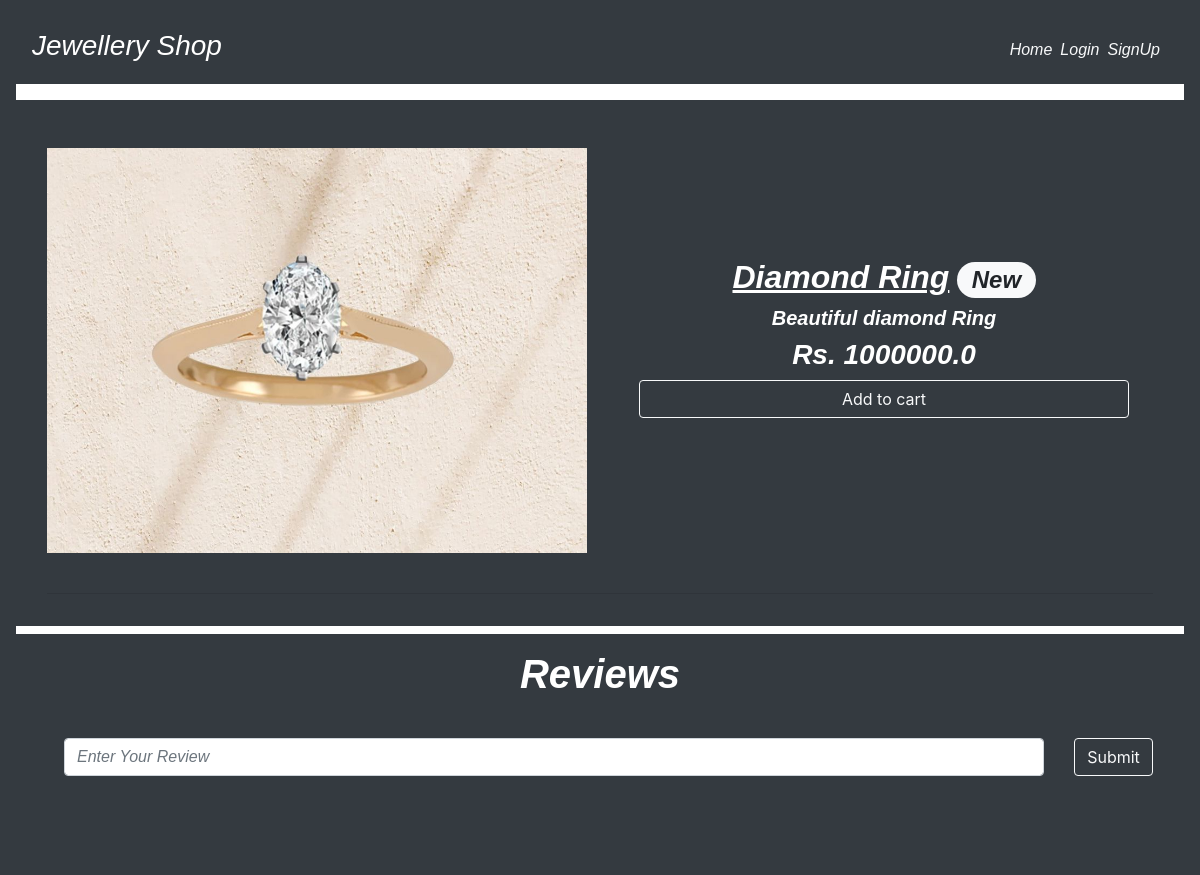
The page /design/Jewellery_Shop on the database its author committed.
### main/models.py (models this page shows, shortened)
class Item(models.Model):
    LABELS = (
        ('BestSeller', 'BestSeller'),
        ('New', 'New'),
        ('Unique', 'Unique'),
        ('Antique', 'Antique'),
    )
    title = models.CharField(max_length=150)
    description = models.CharField(max_length=250,blank=True)
    price = models.FloatField()
    pieces = models.IntegerField(default=6)
    image = models.ImageField(default='default.png', upload_to='images/')
    labels = models.CharField(max_length=25, choices=LABELS, blank=True)
    slug = models.SlugField(default="Jewellery_Shop")
    created_by = models.ForeignKey(User, on_delete=models.CASCADE)
    Email = models.CharField(max_length=150, null=True)

### main/views.py (the view)
# urls.py: path('design/<slug>', views.menuDetail, name='design'),
def menuDetail(request, slug):
    item = Item.objects.filter(slug=slug).first()
    reviews = Reviews.objects.filter(rslug=slug).order_by('-id')[:7]
    context = {
        'item' : item,
        'reviews' : reviews,
    }
    return render(request, 'main/design.html', context)

### main/templates/main/design.html (shortened to what this page needs)
{% extends "main/layout.html" %}
{% block content %}
<div class="dishes">
  <main class="mt-3 pt-4 main p-3 mb-2 bg-dark text-white">
    <div class="container dark-grey-text">
      <div class="row wow fadeIn">
        <div class="col-md-6 mb-4">
          <img src="{{ item.image.url }}" class="img-fluid mt-4" alt="">
        </div>
        <div class="col-md-6 mb-4 information">
          <div class="p-4 content">
            <div class="mt-0">
                <h2 style=" color: white; font-weight: bold; font-style: italic; font-family: sans-serif; "><u>{{ item.title }}</u><span class="badge badge-pill badge-light ml-2">{{ item.labels }}</span></h2>
            </div>
            <div class="lead">
              {% if item.description %}
              <h5 style="color: white; font-weight: bold; font-style: italic; font-family: sans-serif; ">{{ item.description }}</h5>
              {% endif %}
              <h3 style="color: white; font-weight: bold; font-style: italic; font-family: sans-serif; ">Rs. {{ item.price }}</h3>
            </div>
            <a href="{% url 'main:add-to-cart' item.slug %}" class="btn btn-outline-light btn-md my-0 p">Add to cart</a>
          </div>
        </div>
      </div>
      <hr>
    </div>
  </main>
  <div class="p-3 mb-2 bg-dark text-white">
    <h1 style="color: white; font-weight: bold; font-style: italic; font-family: sans-serif; " class="text-center">Reviews</h1>
    <form action="{% url 'main:add_reviews' %}" method="POST" class="mb-3 p-3 mb-2 bg-dark text-white">
      <div class="row p-3 mb-2 bg-dark text-white">
        <div class="col-sm-11 ">
          <input style="font-style: italic; font-family: sans-serif; " type="text" name="review" class="form-control" placeholder="Enter Your Review">
        </div>
        <div class="col-sm-1">
          <button type="submit" class="btn btn-outline-light">Submit</button>
        </div>
      </div>
    </form>
  </div>
</div>
{% endblock content %}

### main/static/main/styles.css (style rules this page uses)
.dishes .main .container .row img { max-width: 540px; max-height: 450px; width: fit-content; }
.dishes .main .container .row .content { display: flex; flex-direction: column; text-align: center; justify-content: center; }
.dishes .main .container .row .information { display: flex; flex-direction: column; text-align: center; justify-content: center; }

### rows shown on the page
Item: image (picture), title "Diamond Ring", labels "New", description "Beautiful diamond Ring", price "1000000.0"
